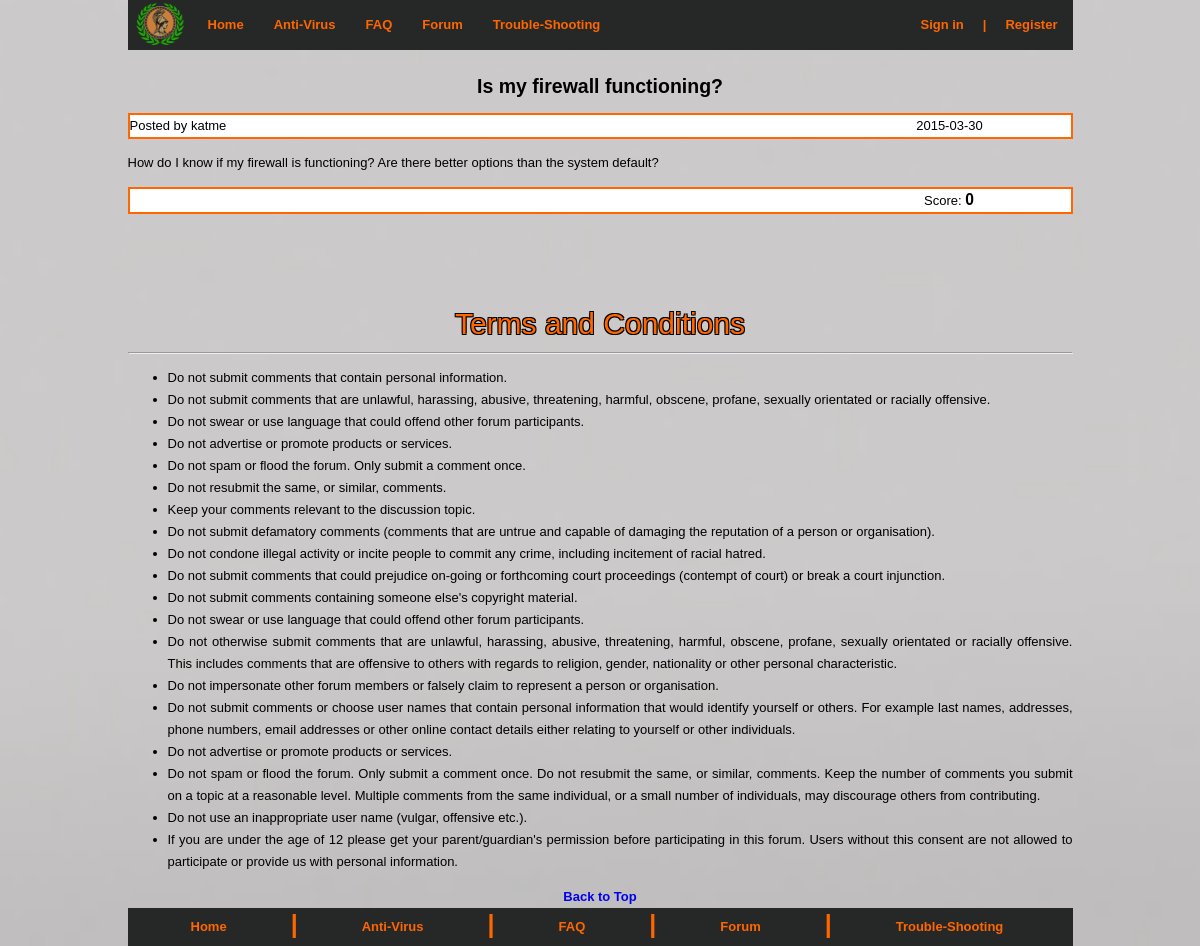
Screenshot of /questionResponse.php?qid=74&id=1 with the database file from the repository.
### tables this page shows
CREATE TABLE `questiondetails` (
  `questionID` int(11) NOT NULL AUTO_INCREMENT,
  `questionText` text NOT NULL,
  `userID` int(11) NOT NULL,
  `questionTitle` text NOT NULL,
  `questionDate` date NOT NULL,
  `questionStatus` text NOT NULL,
  `categoryID` int(11) NOT NULL,
  `score` int(11) DEFAULT '0',
  PRIMARY KEY (`questionID`),
  KEY `userInformation` (`userID`),
  KEY `categoryID` (`categoryID`),
  CONSTRAINT `questiondetails_ibfk_1` FOREIGN KEY (`categoryID`) REFERENCES `categories` (`categoryID`),
  CONSTRAINT `userInformation` FOREIGN KEY (`userID`) REFERENCES `userdetails` (`userID`) ON DELETE CASCADE ON UPDATE CASCADE
);

CREATE TABLE `userdetails` (
  `userID` int(11) NOT NULL AUTO_INCREMENT,
  `userNickname` text NOT NULL,
  `userEmail` text NOT NULL,
  `userFirstName` text NOT NULL,
  `userLastName` text NOT NULL,
  `userPassword` text NOT NULL,
  `IPAddr1` text,
  `IPAddr2` text,
  `reputationPoints` int(11) DEFAULT '0',
  PRIMARY KEY (`userID`)
);

### questionResponse.php (the view, shortened to what this page needs)
<!DOCTYPE html>
<html lang="en">
<head>
<link rel="stylesheet" type="text/css" href="CSS/mystyle.css"/>
</head>
<body>
<?php
		$loggedIn = "false";
		$questionID = $_GET['qid'];
	if (!isset($_SESSION['categoryID']) || $_SESSION['categoryID'] == '')
		{
			$responseCategoryID = $_GET['cID'];
		}
		$responseID = $questionID;
?>
	<div id = "nav">
		<nav>
			<ul>
			<div id = "navlogofloat">
				<a href="index.php"><img src="Images/athenalogo.png" alt="Athena Security" title="Athena Security" height="50" width="65"></a>
			</div>
				<li><a href="index.php">Home</a></li>
				<li><a href="anti-virus.php">Anti-Virus</a></li>
				<li><a href="FAQ.php">FAQ</a></li>
				<li><a href="forumMenu.php">Forum</a></li>
				<li><a href="Trouble-shooting.php">Trouble-Shooting</a></li>
				<div id = "nav2">
					<nav>
						<ul>
						<?php
						if($loggedIn == "false")
						{
							echo "<li><b></li></b>";
						}
							?>
						</ul>
					</nav>
				</div>
				<div id = "nav3">
					<nav>
						<ul>
							<?php
							if ($loggedIn == "false")
							{
							echo"<li><a href='registryTest.php'>Register</a></li>";
							echo "<li><b>|</b></li>";
							echo "<li><a href=loginTest.php>Sign in</a></li>";
							}
							?>
						</ul>
					</nav>
				</div>
			</ul>
		</nav>
	</div>
	<?php
		$responseQuery = "SELECT userID FROM questionDetails
			WHERE questionID = '$responseID'";
			$result = mysql_query($responseQuery);
			$row = mysql_fetch_row($result);
			$posterID = $row[0];
		$sectionQuery = "SELECT title FROM categories WHERE categoryID = '$responseCategoryID'";
		$result = mysql_query($sectionQuery);
		$row = mysql_fetch_row($result);
		$categoryTitle = $row[0];
		echo "<br><br><center><div id = heading5>$categoryTitle</div></center>";
		$responseQuery = "SELECT questionTitle FROM questionDetails WHERE questionID = '$responseID'";
		$result = mysql_query($responseQuery);
		$row = mysql_fetch_row($result);
		$questionTitle = $row[0];
		echo "<center><h2 id='questionFormat' >$questionTitle</h2></center>";
		$responseQuery = "SELECT userNickname FROM userDetails INNER JOIN questionDetails
		ON userDetails.userID = questionDetails.userID
		WHERE questionID = '$responseID'";
		$result = mysql_query($responseQuery);
		$row = mysql_fetch_row($result);
		$userNickname = $row[0];
		$responseQuery2 = "SELECT questionDate FROM questionDetails
		WHERE questionID = '$responseID'";
		$result2 = mysql_query($responseQuery2);
		$row2 = mysql_fetch_row($result2);
		$dateStamp = $row2[0];
		echo "<p id='questionTitle2'>Posted by $userNickname &nbsp;&nbsp;&nbsp;&nbsp;&nbsp;&nbsp;&nbsp;&nbsp;&nbsp;&nbsp;&nbsp;&nbsp;&nbsp;&nbsp;&nbsp;&nbsp;&nbsp;&nbsp;&nbsp;&nbsp;&nbsp;&nbsp;&nbsp;&nbsp;&nbsp;&nbsp;&nbsp;&nbsp;&nbsp;&nbsp;&nbsp;&nbsp;&nbsp;&nbsp;&nbsp; &nbsp; &nbsp;&nbsp;&nbsp;&nbsp;&nbsp;&nbsp;&nbsp;&nbsp;&nbsp;&nbsp;&nbsp;&nbsp;&nbsp;&nbsp;&nbsp;&nbsp;&nbsp;&nbsp;&nbsp;&nbsp;&nbsp;&nbsp;&nbsp;&nbsp;&nbsp;&nbsp;&nbsp;&nbsp;&nbsp;&nbsp;&nbsp;&nbsp;&nbsp;&nbsp;&nbsp;&nbsp; &nbsp; &nbsp;&nbsp;&nbsp;&nbsp;&nbsp;&nbsp;&nbsp;&nbsp;&nbsp;&nbsp;&nbsp;&nbsp;&nbsp;&nbsp;&nbsp;&nbsp;&nbsp;&nbsp;&nbsp;&nbsp;&nbsp;&nbsp;&nbsp;&nbsp;&nbsp;&nbsp;&nbsp;&nbsp;&nbsp;&nbsp;&nbsp;&nbsp;&nbsp;&nbsp;&nbsp;&nbsp; &nbsp; &nbsp;&nbsp;&nbsp;&nbsp;&nbsp;&nbsp;&nbsp;&nbsp;&nbsp;&nbsp;&nbsp;&nbsp;&nbsp;&nbsp;&nbsp;&nbsp;&nbsp;&nbsp;&nbsp;&nbsp;&nbsp;&nbsp;&nbsp;&nbsp;&nbsp;&nbsp;&nbsp;&nbsp;&nbsp;&nbsp;&nbsp;&nbsp;&nbsp;&nbsp;&nbsp;&nbsp;&nbsp;&nbsp;&nbsp;&nbsp;&nbsp;&nbsp;&nbsp;&nbsp;&nbsp;&nbsp;&nbsp;&nbsp;&nbsp;&nbsp;&nbsp;&nbsp;&nbsp;&nbsp;&nbsp;&nbsp;&nbsp;&nbsp;&nbsp;&nbsp;&nbsp;&nbsp;&nbsp;&nbsp;&nbsp;&nbsp;&nbsp;&nbsp;&nbsp;&nbsp;&nbsp;&nbsp;&nbsp;&nbsp;$dateStamp</p>";
		$responseQuery = "SELECT questionText FROM questionDetails WHERE questionID = '$responseID'";
		$result = mysql_query($responseQuery);
		$row = mysql_fetch_row($result);
		$questionContent = $row[0];
		echo "<p>$questionContent</p>";
		$responseQuery = "SELECT score FROM questionDetails WHERE questionID = '$responseID'";
		$result = mysql_query($responseQuery);
		$row = mysql_fetch_row($result);
		$score = $row[0];
			$sameUser = "";
		if ($posterID != $_SESSION['userID'])
			{
				$sameUser = "false";
			}
		if ($sameUser == "true" or $loggedIn == "false")
		{
		echo "<p id=questionTitle2> &nbsp;&nbsp;&nbsp;&nbsp;&nbsp;&nbsp;&nbsp;&nbsp;&nbsp;&nbsp;&nbsp;&nbsp;&nbsp;&nbsp;&nbsp;&nbsp;&nbsp;&nbsp;&nbsp;&nbsp;&nbsp;&nbsp;&nbsp;&nbsp;&nbsp;&nbsp;&nbsp;&nbsp;&nbsp;&nbsp;&nbsp;&nbsp;&nbsp;&nbsp;&nbsp;&nbsp;&nbsp;&nbsp;&nbsp;&nbsp;&nbsp;&nbsp;&nbsp;&nbsp;&nbsp;&nbsp;&nbsp;&nbsp;&nbsp;&nbsp;&nbsp;&nbsp;&nbsp;&nbsp;&nbsp;&nbsp;&nbsp;&nbsp;&nbsp;&nbsp;&nbsp;&nbsp;&nbsp;&nbsp;&nbsp;&nbsp;&nbsp;&nbsp;&nbsp;&nbsp;&nbsp;&nbsp;&nbsp;&nbsp;&nbsp;&nbsp;&nbsp;&nbsp;&nbsp;&nbsp;&nbsp;&nbsp;&nbsp;&nbsp;&nbsp;&nbsp;&nbsp;&nbsp;&nbsp;&nbsp;&nbsp;&nbsp;&nbsp;&nbsp;&nbsp;&nbsp;&nbsp;&nbsp;&nbsp;&nbsp;&nbsp;&nbsp;&nbsp;&nbsp;&nbsp;&nbsp;&nbsp;&nbsp;&nbsp;&nbsp;&nbsp;&nbsp;&nbsp;&nbsp;&nbsp;&nbsp;&nbsp;&nbsp;&nbsp;&nbsp;&nbsp;&nbsp;&nbsp;&nbsp;&nbsp;&nbsp;&nbsp;&nbsp;&nbsp;&nbsp;&nbsp;&nbsp;&nbsp;&nbsp;&nbsp;&nbsp;&nbsp;&nbsp;&nbsp;&nbsp;&nbsp;&nbsp;&nbsp;&nbsp;&nbsp;&nbsp;&nbsp;&nbsp;&nbsp;&nbsp;&nbsp;&nbsp;&nbsp;&nbsp;&nbsp;&nbsp;&nbsp;&nbsp;&nbsp;&nbsp;&nbsp;&nbsp;&nbsp;&nbsp;&nbsp;&nbsp;&nbsp;&nbsp;&nbsp;&nbsp;&nbsp;&nbsp;&nbsp;&nbsp;&nbsp;&nbsp;&nbsp;&nbsp;&nbsp;&nbsp;&nbsp;&nbsp;&nbsp;&nbsp;&nbsp;&nbsp;&nbsp;&nbsp;&nbsp;&nbsp;&nbsp;&nbsp;&nbsp;&nbsp;&nbsp;&nbsp;&nbsp;&nbsp;&nbsp;&nbsp;&nbsp;&nbsp;&nbsp;&nbsp;&nbsp;&nbsp;&nbsp;&nbsp;&nbsp;&nbsp;&nbsp;&nbsp;&nbsp;&nbsp;&nbsp;&nbsp;&nbsp;&nbsp;&nbsp;&nbsp;Score: <big><b>$score</b></big>
		</p> ";
		}
		echo "<br>";
echo "<br><br>";
	?>
	<div id = "heading4">
		Terms and Conditions
		</div>
		<hr>
		<ul>
		<li>Do not submit comments that contain personal information.</li>
		<li>Do not submit comments that are unlawful, harassing, abusive, threatening, harmful, obscene, profane, sexually orientated or racially offensive.</li>
		<li>Do not swear or use language that could offend other forum participants.</li>
		<li>Do not advertise or promote products or services.</li>
		<li>Do not spam or flood the forum. Only submit a comment once.</li>
		<li>Do not resubmit the same, or similar, comments.</li>
		<li>Keep your comments relevant to the discussion topic.</li>
		<li>Do not submit defamatory comments (comments that are untrue and capable of damaging the reputation of a person or organisation).</li>
		<li>Do not condone illegal activity or incite people to commit any crime, including incitement of racial hatred.</li>
		<li>Do not submit comments that could prejudice on-going or forthcoming court proceedings (contempt of court) or break a court injunction.</li>
		<li>Do not submit comments containing someone else's copyright material.</li>
		<li>Do not swear or use language that could offend other forum participants.</li>
		<li>Do not otherwise submit comments that are unlawful, harassing, abusive, threatening, harmful, obscene, profane, sexually orientated or racially offensive. This includes comments that are offensive to others with regards to religion, gender, nationality or other personal characteristic.</li>
		<li>Do not impersonate other forum members or falsely claim to represent a person or organisation.</li>
		<li>Do not submit comments or choose user names that contain personal information that would identify yourself or others. For example last names, addresses, phone numbers, email addresses or other online contact details either relating to yourself or other individuals.</li>
		<li>Do not advertise or promote products or services. </li>
		<li>Do not spam or flood the forum. Only submit a comment once. Do not resubmit the same, or similar, comments. Keep the number of comments you submit on a topic at a reasonable level. Multiple comments from the same individual, or a small number of individuals, may discourage others from contributing. </li>
		<li>Do not use an inappropriate user name (vulgar, offensive etc.).</li>
		<li>If you are under the age of 12 please get your parent/guardian's permission before participating in this forum. Users without this consent are not allowed to participate or provide us with personal information.</li>
		</ul>
		<div id = "gototop">
			<b><a href='#top'>Back to Top</a></b>
		</div>
	<div id="footer">
			<ul>
				<li><a href="index.php">Home</a></li>
				<li><b>|</b></li>
				<li><a href="anti-virus.php">Anti-Virus</a></li>
				<li><b>|</b></li>
				<li><a href="FAQ.php">FAQ</a></li>
				<li><b>|</b></li>
				<li><a href="forumMenu.php">Forum</a></li>
				<li><b>|</b></li>
				<li><a href="Trouble-shooting.php">Trouble-Shooting</a></li>
			</ul>
	</div>
</body>
</html>

### CSS/mystyle.css (style rules this page uses)
footer, nav { display:block; }
body { height:100%; padding:0px; margin:0 auto; width:945px; font:13px/22px Helveltica, Arial, "sans-serif"; position:relative; top:0; text-align:justify; background-image: url("../Images/background.jpg"); -webkit-background-size: cover; -moz-background-size: cover; -o-background-size: cover; background-size: cover; vertical-align: middle; }
p { width:941px; }
#navlogofloat { float:left; }
#nav { height:50px; width:945px; float:left; padding:0; background-color:#262827; }
#nav ul { list-style:none; width:945px; margin:0 auto; padding:0; }
#nav li { float:left; }
#nav li a { display:block; padding:14px 15px; text-decoration:none; font-weight:bold; color:#FF6600; }
#nav2 ul { list-style:none; width:100%; }
#nav2 li b { display:block; padding:14px 5px; text-decoration:none; font-weight:bold; color:#FF6600; padding-left:90px; }
#nav3 li { float:right; }
#nav3 ul { list-style:none; width:100%; }
#nav3 li a { display:block; padding:14px 15px; text-decoration:none; font-weight:bold; color:#FF6600; }
#nav3 li b { display:block; padding:14px 4px; text-decoration:none; font-weight:bold; color:#FF6600; }
#heading4 { text-align: center; font-size: 30px; font-weight: 5px; margin:0px; padding-top:20px; padding-bottom:10px; color: #FF6600; text-shadow: -1px -1px 0 #000, 1px -1px 0 #000, -1px 1px 0 #000, 1px 1px 0 #000; }
#heading5 { text-align: center; font-size: 30px; font-weight: 5px; margin:0px; padding-top:15px; color: #FF6600; text-shadow: -1px -1px 0 #000, 1px -1px 0 #000, -1px 1px 0 #000, 1px 1px 0 #000; }
a:link, a:visited { color: inherit; text-decoration: none; }
#gototop { text-align:center; color:#0000EE; }
#questionTitle2 { border-style: solid; border-width: 2px; border-color: #FF6600; background-color: white; }
#footer { width:945px; float:left; margin:0 0 0em 0; padding:0; background-color:#262827; position:relative; bottom:0; }
#footer ul { list-style:none; width:945px; margin:0 auto; padding:0; }
#footer li { float:left; }
#footer li a { display:block; padding:8px 63px; text-decoration:none; font-weight:bold; color:#FF6600; }
#footer li b { display:block; padding:8px 1px; padding-top:5px; font-weight:bold; color:#FF6600; font-size:25px; }

### rows the page displays
questiondetails: questionTitle "Is my firewall functioning?", questionDate "2015-03-30", questionText "How do I know if my firewall is functioning? Are there better options than the system default?", score "0"
userdetails: userNickname "katme"
